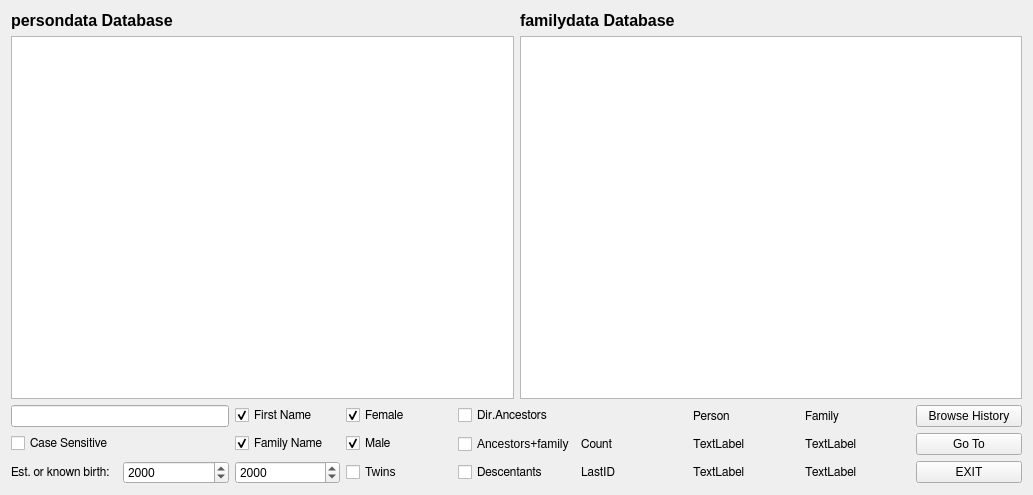
<?xml version="1.0" encoding="UTF-8"?>
<ui version="4.0">
 <class>dbView</class>
 <widget class="QWidget" name="dbView">
  <property name="geometry">
   <rect>
    <x>0</x>
    <y>0</y>
    <width>1033</width>
    <height>495</height>
   </rect>
  </property>
  <property name="windowTitle">
   <string>Form</string>
  </property>
  <layout class="QGridLayout" name="gridLayout_2">
   <item row="0" column="0">
    <widget class="QLabel" name="label">
     <property name="font">
      <font>
       <pointsize>12</pointsize>
       <weight>75</weight>
       <bold>true</bold>
      </font>
     </property>
     <property name="text">
      <string>persondata Database</string>
     </property>
    </widget>
   </item>
   <item row="0" column="1">
    <widget class="QLabel" name="label_2">
     <property name="font">
      <font>
       <pointsize>12</pointsize>
       <weight>75</weight>
       <bold>true</bold>
      </font>
     </property>
     <property name="text">
      <string>familydata Database</string>
     </property>
    </widget>
   </item>
   <item row="1" column="0">
    <widget class="QTableView" name="uiTableView">
     <property name="showDropIndicator" stdset="0">
      <bool>false</bool>
     </property>
     <property name="selectionMode">
      <enum>QAbstractItemView::SingleSelection</enum>
     </property>
     <property name="selectionBehavior">
      <enum>QAbstractItemView::SelectItems</enum>
     </property>
     <property name="textElideMode">
      <enum>Qt::ElideNone</enum>
     </property>
     <property name="sortingEnabled">
      <bool>true</bool>
     </property>
     <property name="wordWrap">
      <bool>false</bool>
     </property>
     <property name="cornerButtonEnabled">
      <bool>false</bool>
     </property>
     <attribute name="verticalHeaderDefaultSectionSize">
      <number>20</number>
     </attribute>
    </widget>
   </item>
   <item row="1" column="1">
    <widget class="QTableView" name="uiFamilyView">
     <attribute name="verticalHeaderDefaultSectionSize">
      <number>20</number>
     </attribute>
    </widget>
   </item>
   <item row="2" column="0" colspan="2">
    <layout class="QGridLayout" name="gridLayout">
     <item row="0" column="0" colspan="2">
      <widget class="QLineEdit" name="uiSearch"/>
     </item>
     <item row="0" column="3">
      <widget class="QCheckBox" name="uiFemale">
       <property name="font">
        <font>
         <family>FreeSans</family>
        </font>
       </property>
       <property name="text">
        <string>Female</string>
       </property>
       <property name="checked">
        <bool>true</bool>
       </property>
      </widget>
     </item>
     <item row="0" column="4">
      <widget class="QCheckBox" name="uiAncestorsOnly">
       <property name="font">
        <font>
         <family>FreeSans</family>
        </font>
       </property>
       <property name="toolTip">
        <string>&lt;!DOCTYPE HTML PUBLIC &quot;-//W3C//DTD HTML 4.0//EN&quot; &quot;http://www.w3.org/TR/REC-html40/strict.dtd&quot;&gt;
&lt;html&gt;&lt;head&gt;&lt;meta name=&quot;qrichtext&quot; content=&quot;1&quot; /&gt;&lt;style type=&quot;text/css&quot;&gt;
p, li { white-space: pre-wrap; }
&lt;/style&gt;&lt;/head&gt;&lt;body style=&quot; font-family:'FreeSans'; font-size:8.25pt; font-weight:400; font-style:normal;&quot;&gt;
&lt;p style=&quot; margin-top:0px; margin-bottom:0px; margin-left:0px; margin-right:0px; -qt-block-indent:0; text-indent:0px;&quot;&gt;Show direct ancestors for the current person.&lt;/p&gt;&lt;/body&gt;&lt;/html&gt;</string>
       </property>
       <property name="text">
        <string>Dir.Ancestors</string>
       </property>
      </widget>
     </item>
     <item row="0" column="6">
      <widget class="QLabel" name="label_3">
       <property name="font">
        <font>
         <family>FreeSans</family>
        </font>
       </property>
       <property name="text">
        <string>Person</string>
       </property>
      </widget>
     </item>
     <item row="0" column="7">
      <widget class="QLabel" name="label_4">
       <property name="font">
        <font>
         <family>FreeSans</family>
        </font>
       </property>
       <property name="text">
        <string>Family</string>
       </property>
      </widget>
     </item>
     <item row="1" column="0">
      <widget class="QCheckBox" name="uiSearchIsCaseSensitive">
       <property name="font">
        <font>
         <family>FreeSans</family>
        </font>
       </property>
       <property name="focusPolicy">
        <enum>Qt::NoFocus</enum>
       </property>
       <property name="text">
        <string>Case Sensitive</string>
       </property>
      </widget>
     </item>
     <item row="1" column="3">
      <widget class="QCheckBox" name="uiMale">
       <property name="font">
        <font>
         <family>FreeSans</family>
        </font>
       </property>
       <property name="text">
        <string>Male</string>
       </property>
       <property name="checked">
        <bool>true</bool>
       </property>
      </widget>
     </item>
     <item row="1" column="5">
      <widget class="QLabel" name="label_5">
       <property name="font">
        <font>
         <family>FreeSans</family>
        </font>
       </property>
       <property name="text">
        <string>Count</string>
       </property>
      </widget>
     </item>
     <item row="1" column="6">
      <widget class="QLabel" name="uiPersonCount">
       <property name="font">
        <font>
         <family>FreeSans</family>
        </font>
       </property>
       <property name="text">
        <string>TextLabel</string>
       </property>
      </widget>
     </item>
     <item row="1" column="7">
      <widget class="QLabel" name="uiFamilyCount">
       <property name="font">
        <font>
         <family>FreeSans</family>
        </font>
       </property>
       <property name="text">
        <string>TextLabel</string>
       </property>
      </widget>
     </item>
     <item row="1" column="8">
      <widget class="QPushButton" name="uiGoTo">
       <property name="text">
        <string>Go To</string>
       </property>
      </widget>
     </item>
     <item row="0" column="8">
      <widget class="QPushButton" name="uiToBrowseHistory">
       <property name="text">
        <string>Browse History</string>
       </property>
      </widget>
     </item>
     <item row="1" column="4">
      <widget class="QCheckBox" name="uiAncDec">
       <property name="toolTip">
        <string>Change the direct ancestors for the current persons, and their descentants. That is : cousins, second cousins etc...</string>
       </property>
       <property name="text">
        <string>Ancestors+family</string>
       </property>
      </widget>
     </item>
     <item row="2" column="0">
      <widget class="QLabel" name="label_7">
       <property name="font">
        <font>
         <family>FreeSans</family>
        </font>
       </property>
       <property name="text">
        <string>Est. or known birth:</string>
       </property>
      </widget>
     </item>
     <item row="2" column="4">
      <widget class="QCheckBox" name="uiDescentantsOnly">
       <property name="font">
        <font>
         <family>FreeSans</family>
        </font>
       </property>
       <property name="toolTip">
        <string>&lt;!DOCTYPE HTML PUBLIC &quot;-//W3C//DTD HTML 4.0//EN&quot; &quot;http://www.w3.org/TR/REC-html40/strict.dtd&quot;&gt;
&lt;html&gt;&lt;head&gt;&lt;meta name=&quot;qrichtext&quot; content=&quot;1&quot; /&gt;&lt;style type=&quot;text/css&quot;&gt;
p, li { white-space: pre-wrap; }
&lt;/style&gt;&lt;/head&gt;&lt;body style=&quot; font-family:'FreeSans'; font-size:8.25pt; font-weight:400; font-style:normal;&quot;&gt;
&lt;p style=&quot; margin-top:0px; margin-bottom:0px; margin-left:0px; margin-right:0px; -qt-block-indent:0; text-indent:0px;&quot;&gt;Show all descentants for the current person.&lt;/p&gt;&lt;/body&gt;&lt;/html&gt;</string>
       </property>
       <property name="text">
        <string>Descentants</string>
       </property>
      </widget>
     </item>
     <item row="2" column="5">
      <widget class="QLabel" name="label_6">
       <property name="font">
        <font>
         <family>FreeSans</family>
        </font>
       </property>
       <property name="text">
        <string>LastID</string>
       </property>
      </widget>
     </item>
     <item row="2" column="6">
      <widget class="QLabel" name="uiPersonLastID">
       <property name="font">
        <font>
         <family>FreeSans</family>
        </font>
       </property>
       <property name="text">
        <string>TextLabel</string>
       </property>
      </widget>
     </item>
     <item row="2" column="7">
      <widget class="QLabel" name="uiFamilyLastID">
       <property name="font">
        <font>
         <family>FreeSans</family>
        </font>
       </property>
       <property name="text">
        <string>TextLabel</string>
       </property>
      </widget>
     </item>
     <item row="2" column="8">
      <widget class="QPushButton" name="uiExit">
       <property name="text">
        <string>EXIT</string>
       </property>
      </widget>
     </item>
     <item row="0" column="2">
      <widget class="QCheckBox" name="uiSearchFirstName">
       <property name="font">
        <font>
         <family>FreeSans</family>
        </font>
       </property>
       <property name="text">
        <string>First Name</string>
       </property>
       <property name="checked">
        <bool>true</bool>
       </property>
      </widget>
     </item>
     <item row="1" column="2">
      <widget class="QCheckBox" name="uiSearchFamilyName">
       <property name="font">
        <font>
         <family>FreeSans</family>
        </font>
       </property>
       <property name="text">
        <string>Family Name</string>
       </property>
       <property name="checked">
        <bool>true</bool>
       </property>
      </widget>
     </item>
     <item row="2" column="1">
      <widget class="QDateEdit" name="uiDateMin">
       <property name="minimumDate">
        <date>
         <year>1752</year>
         <month>9</month>
         <day>15</day>
        </date>
       </property>
       <property name="displayFormat">
        <string>yyyy</string>
       </property>
      </widget>
     </item>
     <item row="2" column="2">
      <widget class="QDateEdit" name="uiDateMax">
       <property name="displayFormat">
        <string>yyyy</string>
       </property>
      </widget>
     </item>
     <item row="2" column="3">
      <widget class="QCheckBox" name="uiTwins">
       <property name="toolTip">
        <string>Show the childs with the same parents and difference in the birth day max 1 day. Also, if there are more than two childs.</string>
       </property>
       <property name="text">
        <string>Twins</string>
       </property>
      </widget>
     </item>
    </layout>
   </item>
  </layout>
 </widget>
 <resources/>
 <connections/>
</ui>
